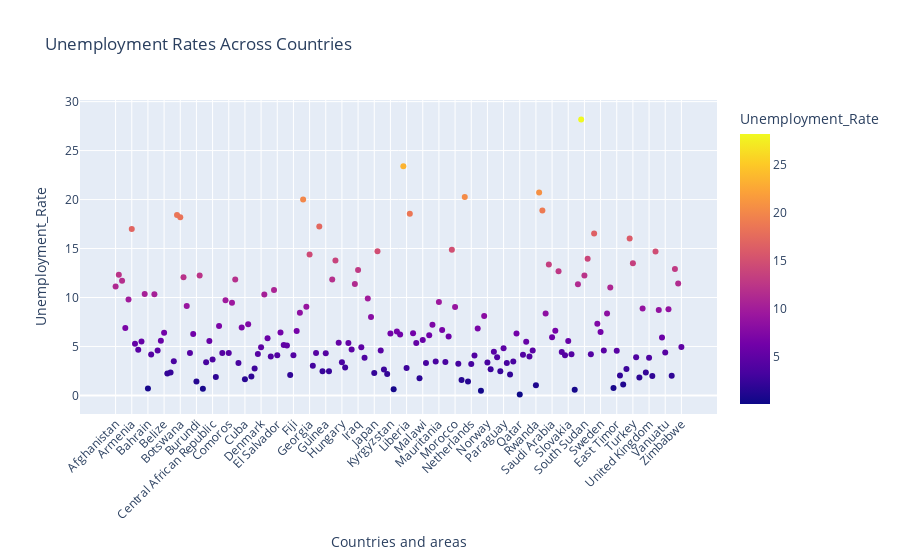

The notebook cell this image was saved under:
### Code cell
fig = px.scatter(df, x='Countries and areas', y='Unemployment_Rate', color='Unemployment_Rate',
                 title='Unemployment Rates Across Countries')
fig.update_layout(xaxis_tickangle=-45)
fig.show()

### Figure 1 — Plotly figure (JSON) as saved in the notebook; plotly's stock layout.template omitted (floating-point values rounded to 4 significant figures; data arrays with more than 128 entries replaced by an {"elided": "..."} marker saying what was removed)
{"data": [{"hovertemplate": "Countries and areas=%{x}<br>Unemployment_Rate=%{marker.color}<extra></extra>", "legendgroup": "", "marker": {"color": {"elided": "176 float values"}, "coloraxis": "coloraxis", "symbol": "circle"}, "mode": "markers", "name": "", "orientation": "v", "showlegend": false, "type": "scatter", "x": {"elided": "176 str values"}, "xaxis": "x", "y": {"elided": "176 float values"}, "yaxis": "y"}], "layout": {"coloraxis": {"colorbar": {"title": {"text": "Unemployment_Rate"}}, "colorscale": [[0, "#0d0887"], [0.1111, "#46039f"], [0.2222, "#7201a8"], [0.3333, "#9c179e"], [0.4444, "#bd3786"], [0.5556, "#d8576b"], [0.6667, "#ed7953"], [0.7778, "#fb9f3a"], [0.8889, "#fdca26"], [1, "#f0f921"]]}, "legend": {"tracegroupgap": 0}, "title": {"text": "Unemployment Rates Across Countries"}, "xaxis": {"anchor": "y", "domain": [0, 1], "tickangle": -45, "title": {"text": "Countries and areas"}}, "yaxis": {"anchor": "x", "domain": [0, 1], "title": {"text": "Unemployment_Rate"}}}}
